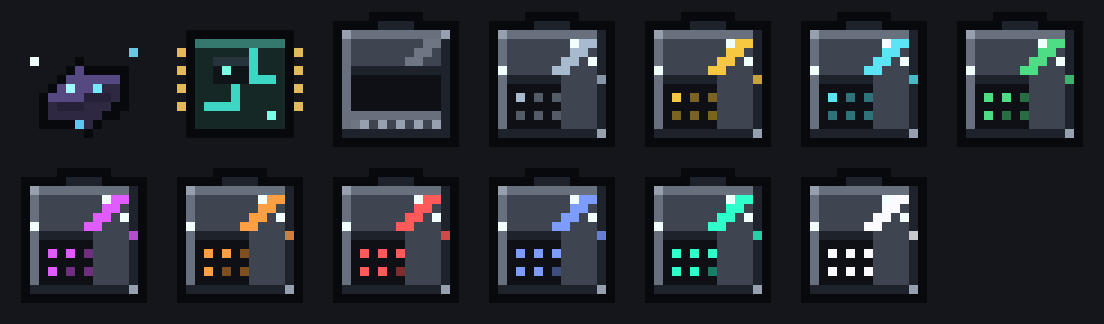
#> input picture docs/ae_cells_v1.png, 1104 x 324 px, given in place of void_component_1k.png, which was not available
$ python sheet_final.py
#> lines starting #> are read from the running program, lines starting #| are printed output that depends on the picture
import os
from PIL import Image, ImageDraw
base = r"D:\AI\voidgen-mod\src\main\resources\assets\voidgen\textures\item"
tiers = ["1k","4k","16k","64k","256k","1m","4m","16m","64m","256m"]
scale = 8
cell = 16*scale
pad = 10
img = Image.new("RGBA", (pad + 10*(cell+pad), pad*2 + 2*cell + pad), (24,25,31,255))
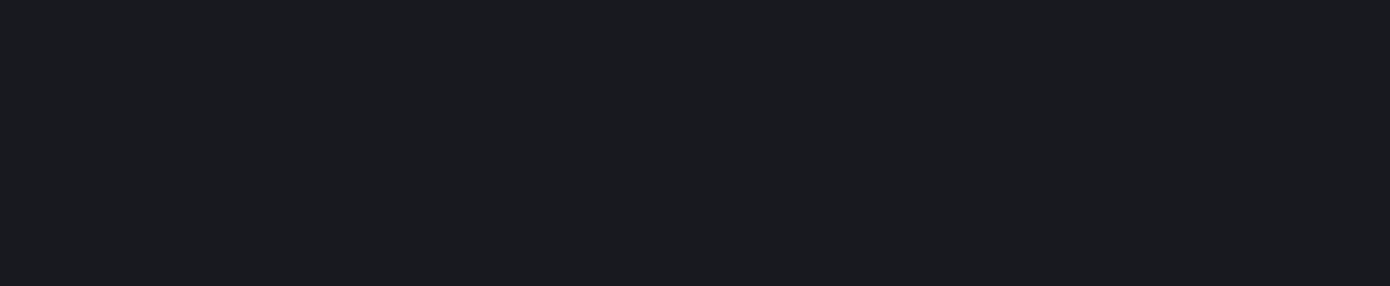
#> img: PIL image 1390x286 RGBA; mean R, G, B, A 24, 25, 31, 255
d = ImageDraw.Draw(img)
for i,t in enumerate(tiers):
    comp = Image.open(os.path.join(base, "void_component_%s.png" % t)).convert("RGBA").resize((cell,cell), Image.NEAREST)
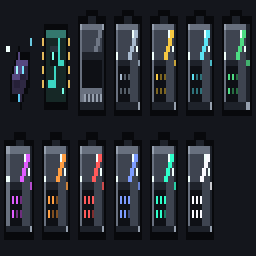
#> comp: PIL image 128x128 RGBA (shown 2 times larger); mean R, G, B, A 36.3, 40.2, 46.5, 255
    img.alpha_composite(comp, (pad + i*(cell+pad), pad))
#> pass 2 of the loop `for i,t in enumerate(tiers):`:
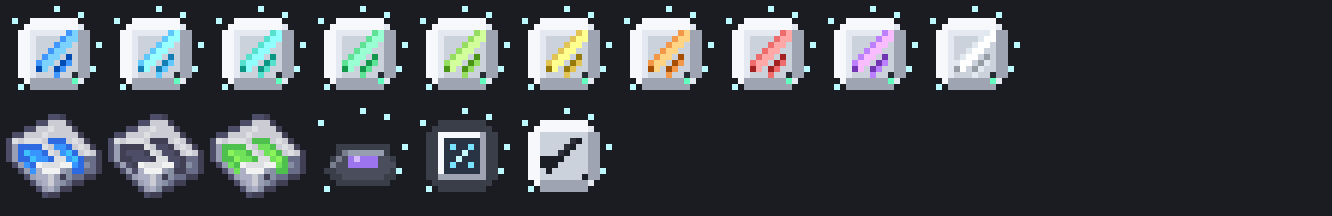
#> input picture docs/cells_v2_compare.png, 2664 x 432 px, given in place of void_component_4k.png, which was not available (shown at 1/2 size)
#> `comp = Image.open(os.path.join(base, "void_component_%s.png" % t)).con..`:
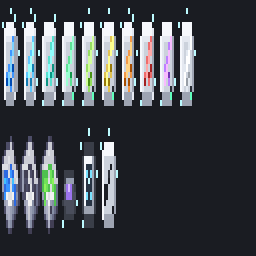
#> comp: PIL image 128x128 RGBA (shown 2 times larger); mean R, G, B, A 65.8, 70.4, 76.5, 255
#> `img.alpha_composite(comp, (pad + i*(cell+pad), pad))`:
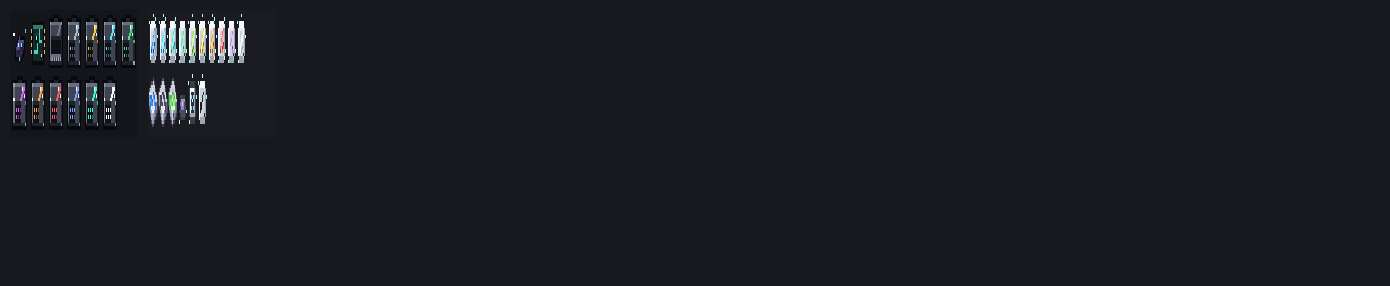
#> img: PIL image 1390x286 RGBA; mean R, G, B, A 26.2, 27.5, 33.5, 255
#> (the run stopped early here; a loop or call above may not have finished)
